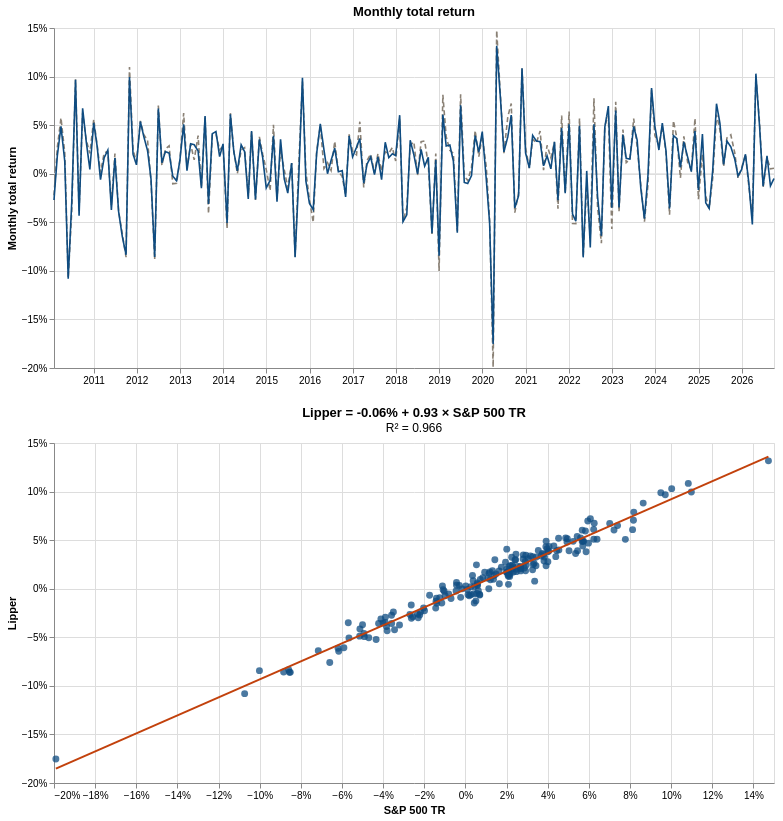

The code cell stored with this chart in its notebook:
### Markdown cell above
### Compute the regression between the fund and the index

Compute a regression analysis between the fund's timeseries and the benchmark index.
It fits an OLS model to estimate Alpha, Beta, and other statistics, then displays a summary of the regression fit and associated charts.

### Code cell
from helpers.timeseries_functions.compute_fund_to_index_regression import (
    compute_fund_to_index_regression,
)

regression_result = compute_fund_to_index_regression(
    fund_timeseries,
    index_column,
    master_column,
    fund_name=selected["Name"],
    master_timeseries=MASTER_TIMESERIES,
)

regression_sample = regression_result.regression_sample
regression = regression_result.regression
coefficient_table = regression_result.coefficient_table
fit_table = regression_result.fit_table
alpha = regression_result.alpha
beta = regression_result.beta
r_squared = regression_result.r_squared
n_months = regression_result.n_months

display(coefficient_table)
display(fit_table)

regression_result.returns_chart & regression_result.regression_chart

### Figure 1 — Vega-Lite specification as saved in the notebook (floating-point values rounded to 4 significant figures; data arrays with more than 128 entries replaced by an {"elided": "..."} marker saying what was removed)
{"config": {"view": {"continuousWidth": 300, "continuousHeight": 300}}, "vconcat": [{"layer": [{"data": {"name": "data-cb908fb168b39f23223fc2f25b23c305"}, "mark": {"type": "rule", "color": "#E4E4E4", "strokeWidth": 1}, "encoding": {"y": {"field": "Return", "type": "quantitative"}}}, {"data": {"name": "data-05bc5ee5d093d452356006d4f2a47bda"}, "mark": {"type": "line", "strokeWidth": 1.6}, "encoding": {"color": {"field": "Series", "scale": {"domain": ["S&P 500 TR", "Lipper"], "range": ["#8A8175", "#0F4C81"]}, "title": null, "type": "nominal"}, "strokeDash": {"field": "Series", "legend": null, "scale": {"domain": ["S&P 500 TR", "Lipper"], "range": [[5, 3], [1, 0]]}, "title": null, "type": "nominal"}, "tooltip": [{"field": "Period", "title": "Month", "type": "nominal"}, {"field": "Series", "type": "nominal"}, {"field": "Return", "format": ".2%", "title": "Return", "type": "quantitative"}], "x": {"field": "Date", "title": null, "type": "temporal"}, "y": {"axis": {"format": "%"}, "field": "Return", "title": "Monthly total return", "type": "quantitative"}}}], "height": 340, "title": "Monthly total return", "width": 720}, {"layer": [{"data": {"name": "data-fd35d637430ca6a380e137c8168a2ac4"}, "mark": {"type": "circle", "color": "#0F4C81", "opacity": 0.75, "size": 48}, "encoding": {"tooltip": [{"field": "Period", "title": "Month", "type": "nominal"}, {"field": "Index", "format": ".2%", "title": "S&P 500 TR", "type": "quantitative"}, {"field": "Fund", "format": ".2%", "title": "Lipper", "type": "quantitative"}], "x": {"axis": {"format": "%"}, "field": "Index", "title": "S&P 500 TR", "type": "quantitative"}, "y": {"axis": {"format": "%"}, "field": "Fund", "title": "Lipper", "type": "quantitative"}}}, {"data": {"name": "data-829cb4f9759955f7b6c1573ac68ab521"}, "mark": {"type": "line", "color": "#C2410C", "strokeWidth": 2}, "encoding": {"x": {"field": "Index", "type": "quantitative"}, "y": {"field": "Fitted", "type": "quantitative"}}}], "height": 340, "title": {"text": "Lipper = -0.06% + 0.93 × S&P 500 TR", "subtitle": "R² = 0.966"}, "width": 720}], "$schema": "https://vega.github.io/schema/vega-lite/v6.4.1.json", "datasets": {"data-cb908fb168b39f23223fc2f25b23c305": [{"Return": 0.0}], "data-05bc5ee5d093d452356006d4f2a47bda": {"elided": "402 records"}, "data-fd35d637430ca6a380e137c8168a2ac4": {"elided": "201 records"}, "data-829cb4f9759955f7b6c1573ac68ab521": [{"Index": -0.1991, "Fitted": -0.1852}, {"Index": 0.1473, "Fitted": 0.136}]}}
